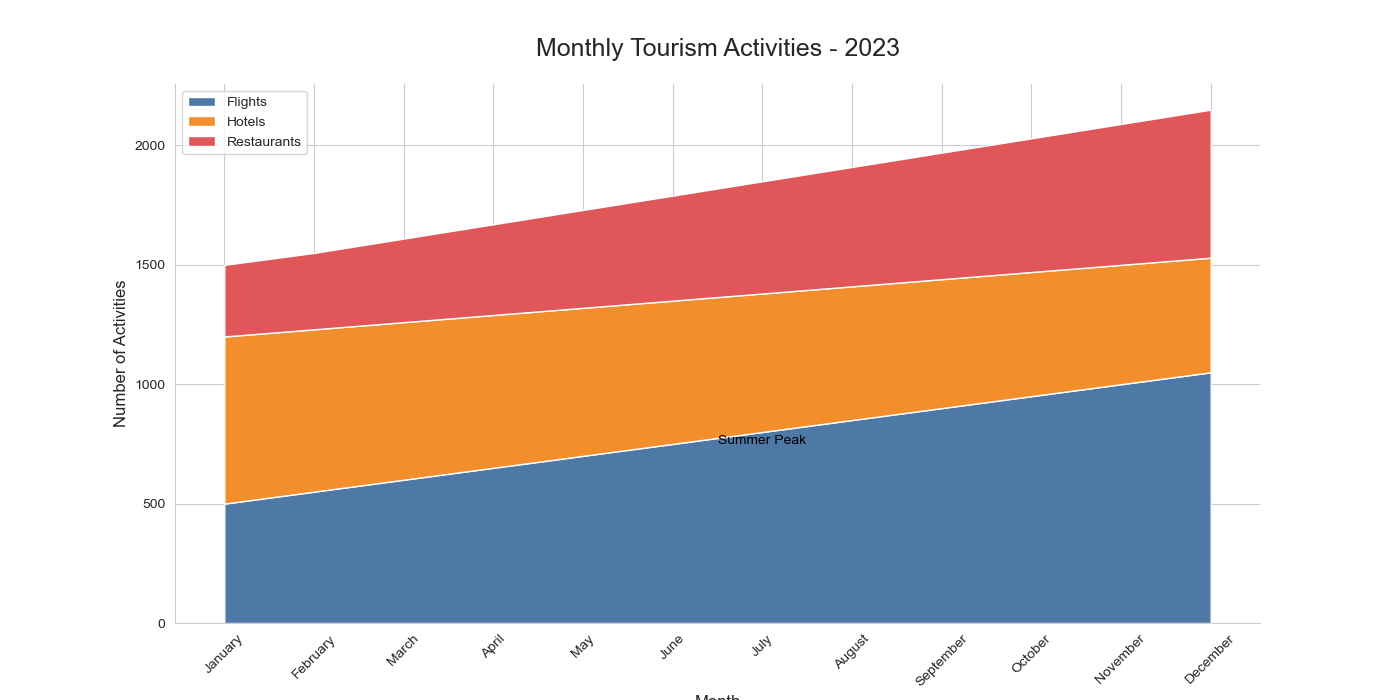

Generate this figure with Python:

import pandas as pd
import seaborn as sns
import matplotlib.pyplot as plt

data = pd.DataFrame({
    'Month': ['January', 'February', 'March', 'April', 'May', 'June',
              'July', 'August', 'September', 'October', 'November', 'December'],
    'Flights': [500, 550, 600, 650, 700, 750, 800, 850, 900, 950, 1000, 1050],
    'Hotels': [700, 680, 660, 640, 620, 600, 580, 560, 540, 520, 500, 480],
    'Restaurants': [300, 320, 350, 380, 410, 440, 470, 500, 530, 560, 590, 620]
})

data = data.set_index('Month')
data.index = pd.CategoricalIndex(data.index, 
                                 categories=['January', 'February', 'March', 'April', 'May', 'June',
                                             'July', 'August', 'September', 'October', 'November', 'December'], 
                                 ordered=True)
data = data.sort_index()

plt.figure(figsize=(14, 7))
sns.set_style("whitegrid")

colors = ["#4E79A7", "#F28E2B", "#E15759"]

plt.stackplot(data.index, data['Flights'], data['Hotels'], data['Restaurants'], labels=['Flights', 'Hotels', 'Restaurants'], colors=colors)

plt.title('Monthly Tourism Activities - 2023', fontsize=18, pad=20)
plt.ylabel('Number of Activities', fontsize=12)
plt.xlabel('Month', fontsize=12)
plt.xticks(rotation=45)
plt.legend(loc='upper left')

plt.text('July', 750, 'Summer Peak', horizontalalignment='center', color='black')

sns.despine()
plt.show()
